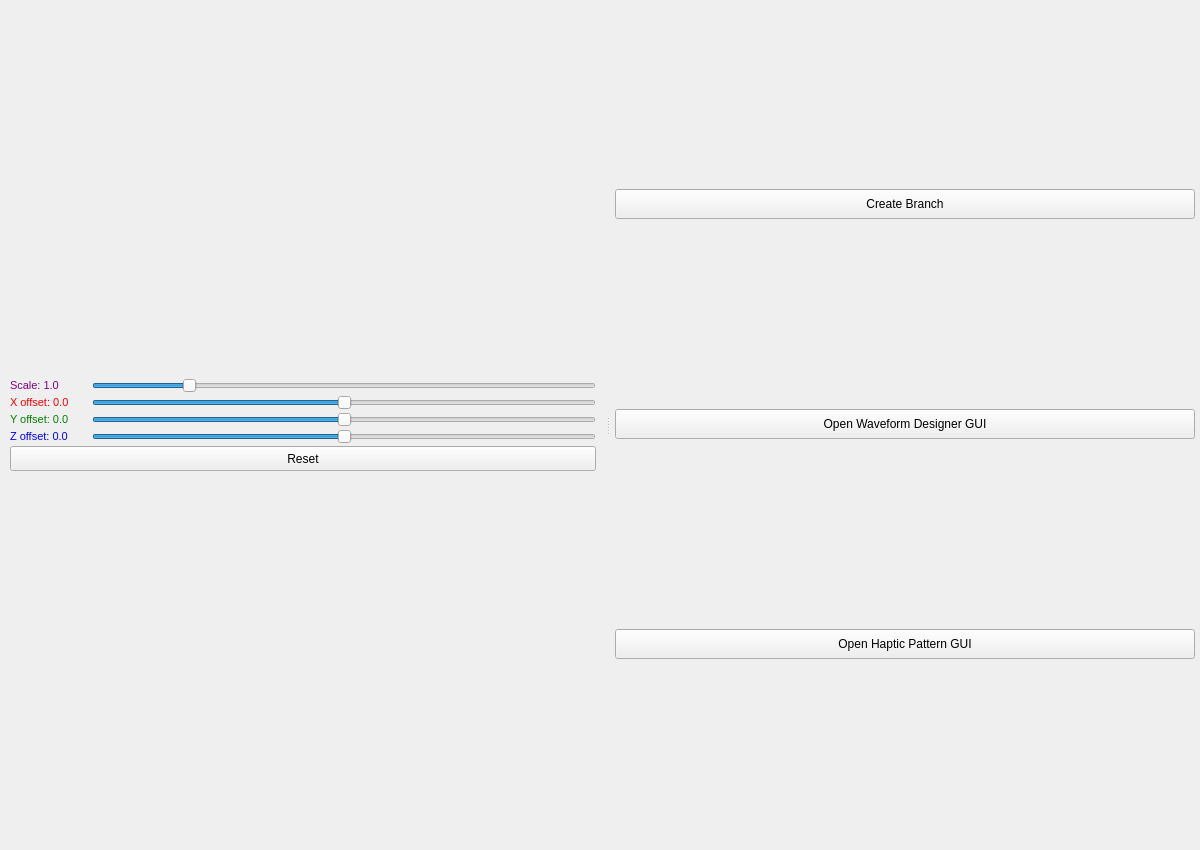
<?xml version="1.0" encoding="UTF-8"?>
<ui version="4.0">
 <class>MainWindow</class>
 <widget class="QMainWindow" name="MainWindow">
  <property name="geometry">
   <rect>
    <x>0</x>
    <y>0</y>
    <width>1200</width>
    <height>850</height>
   </rect>
  </property>
  <property name="windowTitle">
   <string>Drone Control GUI with Serial Connection</string>
  </property>
  <widget class="QWidget" name="centralwidget">
   <layout class="QHBoxLayout" name="horizontalLayout">
    <property name="spacing">
     <number>0</number>
    </property>
    <property name="leftMargin">
     <number>0</number>
    </property>
    <property name="topMargin">
     <number>0</number>
    </property>
    <property name="rightMargin">
     <number>0</number>
    </property>
    <property name="bottomMargin">
     <number>0</number>
    </property>
    <item>
     <widget class="QSplitter" name="mainSplitter">
      <property name="orientation">
       <enum>Qt::Orientation::Horizontal</enum>
      </property>
      <widget class="QWidget" name="leftPanel">
       <layout class="QVBoxLayout" name="leftPanelLayout">
        <property name="leftMargin">
         <number>5</number>
        </property>
        <property name="topMargin">
         <number>5</number>
        </property>
        <property name="rightMargin">
         <number>5</number>
        </property>
        <property name="bottomMargin">
         <number>5</number>
        </property>
        <item>
         <layout class="QVBoxLayout" name="drone3dLayout">
          <property name="leftMargin">
           <number>0</number>
          </property>
          <property name="topMargin">
           <number>0</number>
          </property>
          <property name="rightMargin">
           <number>0</number>
          </property>
          <property name="bottomMargin">
           <number>0</number>
          </property>
         </layout>
        </item>
        <item>
         <layout class="QVBoxLayout" name="drone2dLayout">
          <property name="leftMargin">
           <number>0</number>
          </property>
          <property name="topMargin">
           <number>0</number>
          </property>
          <property name="rightMargin">
           <number>0</number>
          </property>
          <property name="bottomMargin">
           <number>0</number>
          </property>
         </layout>
        </item>
        <item>
         <layout class="QVBoxLayout" name="slidersLayout">
          <property name="spacing">
           <number>2</number>
          </property>
          <property name="leftMargin">
           <number>5</number>
          </property>
          <property name="topMargin">
           <number>5</number>
          </property>
          <property name="rightMargin">
           <number>5</number>
          </property>
          <property name="bottomMargin">
           <number>5</number>
          </property>
          <item>
           <layout class="QHBoxLayout" name="scaleSliderLayout">
            <item>
             <widget class="QLabel" name="scaleLabel">
              <property name="minimumSize">
               <size>
                <width>80</width>
                <height>0</height>
               </size>
              </property>
              <property name="styleSheet">
               <string notr="true">color: purple; font-size: 11px;</string>
              </property>
              <property name="text">
               <string>Scale: 1.0</string>
              </property>
             </widget>
            </item>
            <item>
             <widget class="QSlider" name="scaleSlider">
              <property name="minimum">
               <number>1</number>
              </property>
              <property name="maximum">
               <number>50</number>
              </property>
              <property name="value">
               <number>10</number>
              </property>
              <property name="orientation">
               <enum>Qt::Orientation::Horizontal</enum>
              </property>
             </widget>
            </item>
           </layout>
          </item>
          <item>
           <layout class="QHBoxLayout" name="xoffSliderLayout">
            <item>
             <widget class="QLabel" name="xoffLabel">
              <property name="minimumSize">
               <size>
                <width>80</width>
                <height>0</height>
               </size>
              </property>
              <property name="styleSheet">
               <string notr="true">color: red; font-size: 11px;</string>
              </property>
              <property name="text">
               <string>X offset: 0.0</string>
              </property>
             </widget>
            </item>
            <item>
             <widget class="QSlider" name="xoffSlider">
              <property name="minimum">
               <number>-50</number>
              </property>
              <property name="maximum">
               <number>50</number>
              </property>
              <property name="value">
               <number>0</number>
              </property>
              <property name="orientation">
               <enum>Qt::Orientation::Horizontal</enum>
              </property>
             </widget>
            </item>
           </layout>
          </item>
          <item>
           <layout class="QHBoxLayout" name="yoffSliderLayout">
            <item>
             <widget class="QLabel" name="yoffLabel">
              <property name="minimumSize">
               <size>
                <width>80</width>
                <height>0</height>
               </size>
              </property>
              <property name="styleSheet">
               <string notr="true">color: green; font-size: 11px;</string>
              </property>
              <property name="text">
               <string>Y offset: 0.0</string>
              </property>
             </widget>
            </item>
            <item>
             <widget class="QSlider" name="yoffSlider">
              <property name="minimum">
               <number>-50</number>
              </property>
              <property name="maximum">
               <number>50</number>
              </property>
              <property name="value">
               <number>0</number>
              </property>
              <property name="orientation">
               <enum>Qt::Orientation::Horizontal</enum>
              </property>
             </widget>
            </item>
           </layout>
          </item>
          <item>
           <layout class="QHBoxLayout" name="zoffSliderLayout">
            <item>
             <widget class="QLabel" name="zoffLabel">
              <property name="minimumSize">
               <size>
                <width>80</width>
                <height>0</height>
               </size>
              </property>
              <property name="styleSheet">
               <string notr="true">color: blue; font-size: 11px;</string>
              </property>
              <property name="text">
               <string>Z offset: 0.0</string>
              </property>
             </widget>
            </item>
            <item>
             <widget class="QSlider" name="zoffSlider">
              <property name="minimum">
               <number>-50</number>
              </property>
              <property name="maximum">
               <number>50</number>
              </property>
              <property name="value">
               <number>0</number>
              </property>
              <property name="orientation">
               <enum>Qt::Orientation::Horizontal</enum>
              </property>
             </widget>
            </item>
           </layout>
          </item>
          <item>
           <widget class="QPushButton" name="resetButton">
            <property name="maximumSize">
             <size>
              <width>16777215</width>
              <height>25</height>
             </size>
            </property>
            <property name="text">
             <string>Reset</string>
            </property>
           </widget>
          </item>
         </layout>
        </item>
       </layout>
      </widget>
      <widget class="QWidget" name="rightPanel">
       <layout class="QVBoxLayout" name="rightPanelLayout">
        <property name="leftMargin">
         <number>5</number>
        </property>
        <property name="topMargin">
         <number>5</number>
        </property>
        <property name="rightMargin">
         <number>5</number>
        </property>
        <property name="bottomMargin">
         <number>5</number>
        </property>
        <item>
         <layout class="QVBoxLayout" name="actuatorCanvasLayout">
          <property name="leftMargin">
           <number>0</number>
          </property>
          <property name="topMargin">
           <number>0</number>
          </property>
          <property name="rightMargin">
           <number>0</number>
          </property>
          <property name="bottomMargin">
           <number>0</number>
          </property>
         </layout>
        </item>
        <item>
         <layout class="QVBoxLayout" name="selectionBarLayout">
          <property name="leftMargin">
           <number>0</number>
          </property>
          <property name="topMargin">
           <number>0</number>
          </property>
          <property name="rightMargin">
           <number>0</number>
          </property>
          <property name="bottomMargin">
           <number>0</number>
          </property>
         </layout>
        </item>
        <item>
         <widget class="QPushButton" name="createBranchButton">
          <property name="maximumSize">
           <size>
            <width>16777215</width>
            <height>30</height>
           </size>
          </property>
          <property name="text">
           <string>Create Branch</string>
          </property>
         </widget>
        </item>
        <item>
         <widget class="QPushButton" name="openEventDesignerButton">
          <property name="maximumSize">
           <size>
            <width>16777215</width>
            <height>30</height>
           </size>
          </property>
          <property name="text">
           <string>Open Waveform Designer GUI</string>
          </property>
         </widget>
        </item>
        <item>
         <widget class="QPushButton" name="openHapticPatternButton">
          <property name="maximumSize">
           <size>
            <width>16777215</width>
            <height>30</height>
           </size>
          </property>
          <property name="styleSheet">
           <string notr="true"/>
          </property>
          <property name="text">
           <string>Open Haptic Pattern GUI</string>
          </property>
         </widget>
        </item>
        <item>
         <layout class="QVBoxLayout" name="eventLibraryLayout">
          <property name="leftMargin">
           <number>0</number>
          </property>
          <property name="topMargin">
           <number>0</number>
          </property>
          <property name="rightMargin">
           <number>0</number>
          </property>
          <property name="bottomMargin">
           <number>0</number>
          </property>
         </layout>
        </item>
        <item>
         <layout class="QVBoxLayout" name="serialConnectionLayout">
          <property name="leftMargin">
           <number>0</number>
          </property>
          <property name="topMargin">
           <number>0</number>
          </property>
          <property name="rightMargin">
           <number>0</number>
          </property>
          <property name="bottomMargin">
           <number>0</number>
          </property>
         </layout>
        </item>
       </layout>
      </widget>
     </widget>
    </item>
   </layout>
  </widget>
 </widget>
 <resources/>
 <connections/>
</ui>
